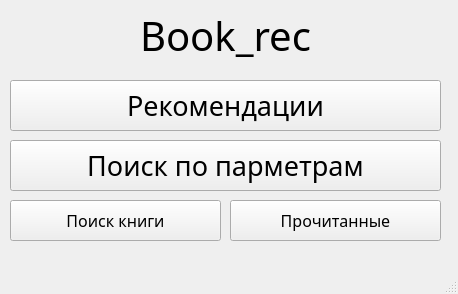
<?xml version="1.0" encoding="UTF-8"?>
<ui version="4.0">
 <class>MainWindow</class>
 <widget class="QMainWindow" name="MainWindow">
  <property name="geometry">
   <rect>
    <x>0</x>
    <y>0</y>
    <width>458</width>
    <height>294</height>
   </rect>
  </property>
  <property name="windowTitle">
   <string>MainWindow</string>
  </property>
  <widget class="QWidget" name="centralwidget">
   <widget class="QLabel" name="label">
    <property name="geometry">
     <rect>
      <x>20</x>
      <y>10</y>
      <width>411</width>
      <height>51</height>
     </rect>
    </property>
    <property name="font">
     <font>
      <family>Sitka</family>
      <pointsize>30</pointsize>
     </font>
    </property>
    <property name="text">
     <string>Book_rec</string>
    </property>
    <property name="alignment">
     <set>Qt::AlignCenter</set>
    </property>
   </widget>
   <widget class="QPushButton" name="rec_button">
    <property name="geometry">
     <rect>
      <x>10</x>
      <y>80</y>
      <width>431</width>
      <height>51</height>
     </rect>
    </property>
    <property name="font">
     <font>
      <family>Sitka Subheading</family>
      <pointsize>20</pointsize>
     </font>
    </property>
    <property name="text">
     <string>Рекомендации</string>
    </property>
   </widget>
   <widget class="QPushButton" name="parameters_search_button">
    <property name="geometry">
     <rect>
      <x>10</x>
      <y>140</y>
      <width>431</width>
      <height>51</height>
     </rect>
    </property>
    <property name="font">
     <font>
      <family>Sitka Subheading</family>
      <pointsize>20</pointsize>
     </font>
    </property>
    <property name="text">
     <string>Поиск по парметрам</string>
    </property>
   </widget>
   <widget class="QPushButton" name="search_button">
    <property name="geometry">
     <rect>
      <x>10</x>
      <y>200</y>
      <width>211</width>
      <height>41</height>
     </rect>
    </property>
    <property name="font">
     <font>
      <family>Sitka Subheading</family>
      <pointsize>12</pointsize>
     </font>
    </property>
    <property name="text">
     <string>Поиск книги</string>
    </property>
   </widget>
   <widget class="QPushButton" name="readed_button">
    <property name="geometry">
     <rect>
      <x>230</x>
      <y>200</y>
      <width>211</width>
      <height>41</height>
     </rect>
    </property>
    <property name="font">
     <font>
      <family>Sitka Subheading</family>
      <pointsize>12</pointsize>
     </font>
    </property>
    <property name="text">
     <string>Прочитанные</string>
    </property>
   </widget>
  </widget>
  <widget class="QMenuBar" name="menubar">
   <property name="geometry">
    <rect>
     <x>0</x>
     <y>0</y>
     <width>458</width>
     <height>22</height>
    </rect>
   </property>
  </widget>
  <widget class="QStatusBar" name="statusbar"/>
 </widget>
 <resources/>
 <connections/>
</ui>
